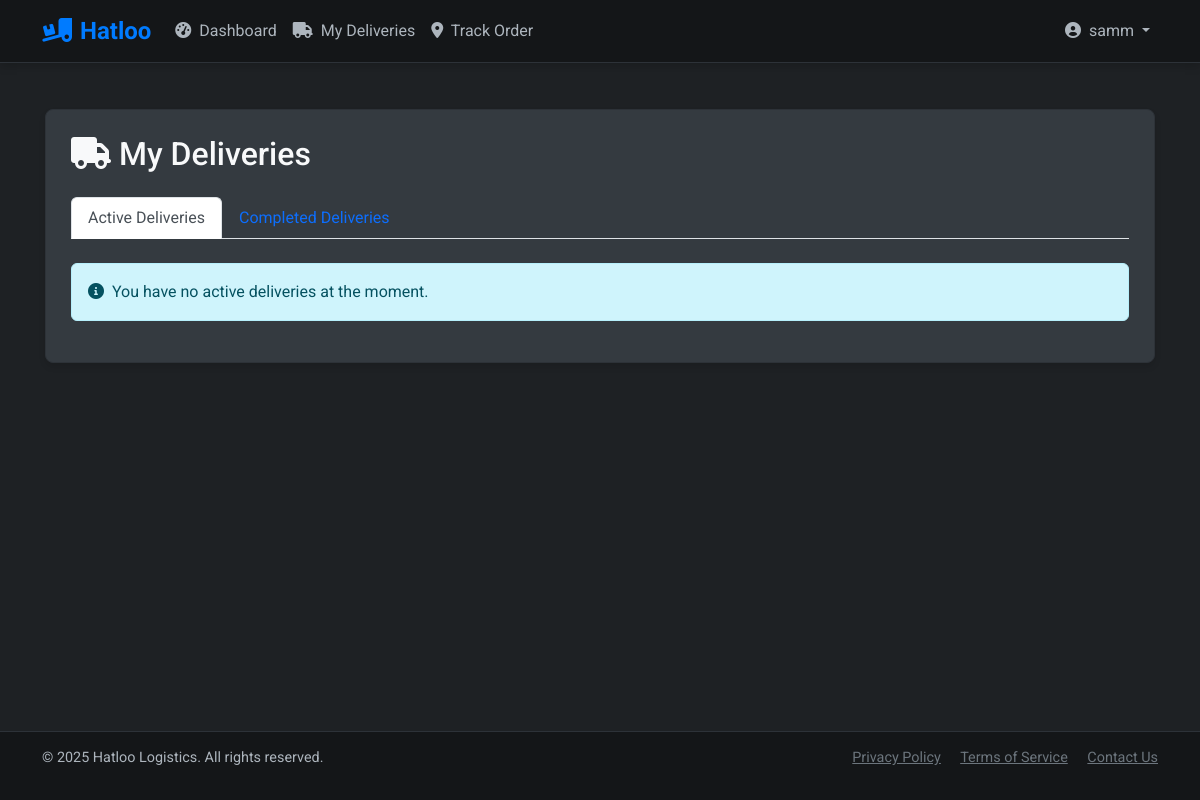
The page /driver/orders (signed in) on the database as committed earlier.
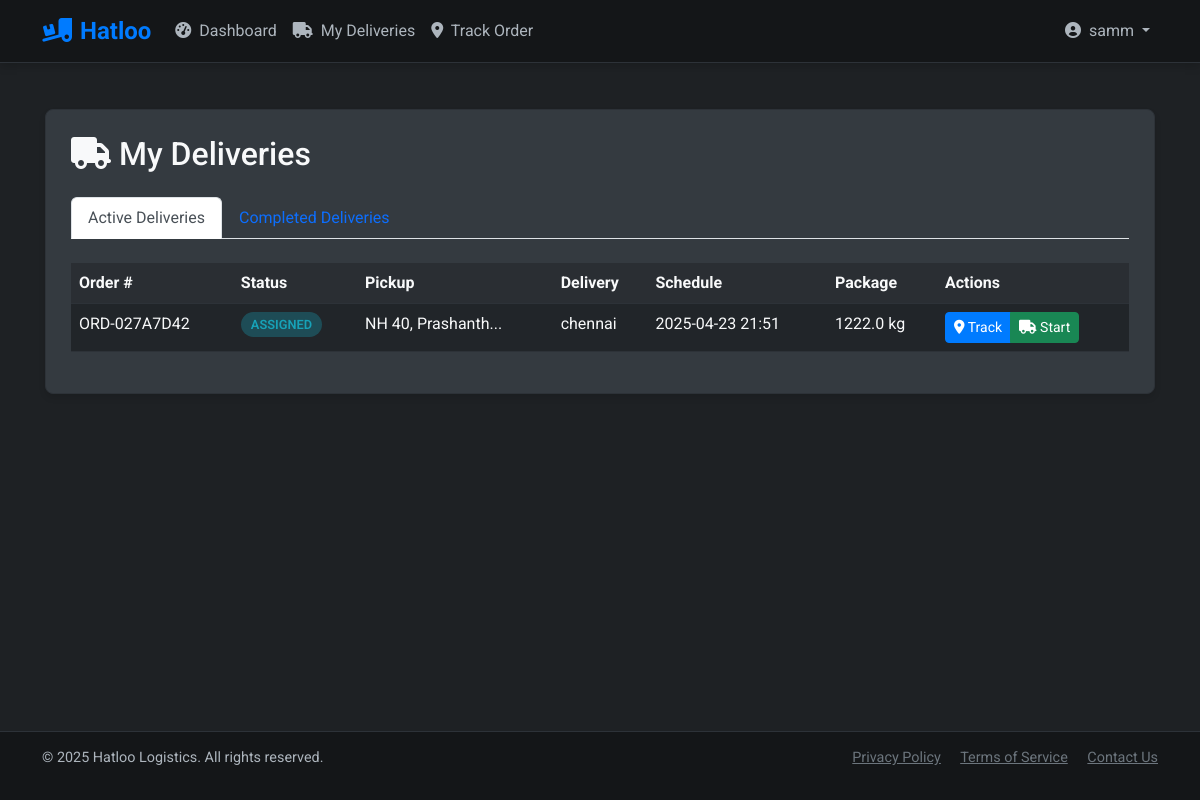
The same page on the database as committed later.
### models.py (models this page shows, shortened)
class Order(db.Model):
    id = db.Column(db.Integer, primary_key=True)
    customer_id = db.Column(db.Integer, db.ForeignKey('user.id'), nullable=False)
    driver_id = db.Column(db.Integer, db.ForeignKey('driver.id'), nullable=True)
    order_number = db.Column(db.String(20), unique=True, nullable=False)
    pickup_address = db.Column(db.String(255), nullable=False)
    pickup_lat = db.Column(db.Float, nullable=False)
    pickup_lng = db.Column(db.Float, nullable=False)
    delivery_address = db.Column(db.String(255), nullable=False)
    delivery_lat = db.Column(db.Float, nullable=False)
    delivery_lng = db.Column(db.Float, nullable=False)
    package_weight = db.Column(db.Float, nullable=False)
    package_description = db.Column(db.Text, nullable=True)
    status = db.Column(db.String(20), default=STATUS_PENDING)
    created_at = db.Column(db.DateTime, default=datetime.utcnow)
    scheduled_pickup = db.Column(db.DateTime, nullable=True)
    scheduled_delivery = db.Column(db.DateTime, nullable=True)
    actual_pickup = db.Column(db.DateTime, nullable=True)
    actual_delivery = db.Column(db.DateTime, nullable=True)
    statuses = db.relationship('DeliveryStatus', backref='order', lazy='dynamic')
    route = db.relationship('Route', backref='order', uselist=False)

### routes/drivers.py (the view)
    def decorated_function(*args, **kwargs):
        if not current_user.is_authenticated or not current_user.is_driver():
            flash('You do not have permission to access this page.', 'danger')
            return redirect(url_for('auth.login'))
        return f(*args, **kwargs)

### models.py (called while the page is built)
    def is_admin(self):
        return self.role == ROLE_ADMIN

    def is_driver(self):
        return self.role == ROLE_DRIVER

### routes/drivers.py (called while the page is built)
def driver_required(f):
    def decorated_function(*args, **kwargs):
        if not current_user.is_authenticated or not current_user.is_driver():
            flash('You do not have permission to access this page.', 'danger')
            return redirect(url_for('auth.login'))
        return f(*args, **kwargs)
    decorated_function.__name__ = f.__name__
    return login_required(decorated_function)

@drivers_bp.route('/orders')
@driver_required
def orders():
    driver = Driver.query.filter_by(user_id=current_user.id).first()
    orders = Order.query.filter_by(driver_id=driver.id).order_by(Order.created_at.desc()).all()
    return render_template('driver/orders.html',
                           title='My Deliveries',
                           driver=driver,
                           orders=orders)

### templates/driver/orders.html (shortened to what the changed rows need)
{% extends "layout.html" %}
{% block content %}
<div class="content-card">
    <h2 class="mb-4"><i class="fas fa-truck me-2"></i>My Deliveries</h2>
    <div class="tab-content" id="ordersTabContent">
        <div class="tab-pane fade show active" id="active-orders" role="tabpanel" aria-labelledby="active-tab">
            {% set active_orders = orders|selectattr('status', 'in', ['assigned', 'in_transit'])|list %}
            {% if active_orders %}
            <div class="table-responsive">
                <table class="table table-dark">
                    <thead>
                        <tr>
                            <th>Order #</th>
                            <th>Status</th>
                            <th>Pickup</th>
                            <th>Delivery</th>
                            <th>Schedule</th>
                            <th>Package</th>
                            <th>Actions</th>
                        </tr>
                    </thead>
                    <tbody>
                        {% for order in active_orders %}
                        <tr>
                            <td>{{ order.order_number }}</td>
                            <td>
                                <span class="status-badge status-{{ order.status }}">
                                    {{ order.status }}
                                </span>
                            </td>
                            <td>{{ order.pickup_address | truncate(25) }}</td>
                            <td>{{ order.delivery_address | truncate(25) }}</td>
                            <td>
                                {% if order.scheduled_delivery %}
                                    {{ order.scheduled_delivery.strftime('%Y-%m-%d %H:%M') }}
                                {% else %}
                                    Flexible
                                {% endif %}
                            </td>
                            <td>{{ order.package_weight }} kg</td>
                            <td>
                                <div class="btn-group">
                                    <a href="{{ url_for('orders.track', order_number=order.order_number) }}" class="btn btn-sm btn-primary">
                                        <i class="fas fa-map-marker-alt"></i> Track
                                    </a>
                                    {% if order.status == 'assigned' %}
                                    <button class="btn btn-sm btn-success" data-bs-toggle="modal" data-bs-target="#startDeliveryModal" data-order-id="{{ order.id }}">
                                        <i class="fas fa-truck"></i> Start
                                    </button>
                                    {% elif order.status == 'in_transit' %}
                                    <button class="btn btn-sm btn-success" data-bs-toggle="modal" data-bs-target="#completeDeliveryModal" data-order-id="{{ order.id }}">
                                        <i class="fas fa-check-circle"></i> Complete
                                    </button>
                                    {% endif %}
                                </div>
                            </td>
                        </tr>
                        {% endfor %}
                    </tbody>
                </table>
            </div>
            {% else %}
            <div class="alert alert-info">
                <i class="fas fa-info-circle me-2"></i>You have no active deliveries at the moment.
            </div>
            {% endif %}
        </div>
            {% set completed_orders = orders|selectattr('status', 'in', ['delivered', 'cancelled'])|list %}
    </div>
</div>
{% endblock %}

Rows that differ between the two databases and show on the page:
added Order: order_number "ORD-027A7D42", status "ASSIGNED", pickup_address "NH 40, Prashanth...", delivery_address "chennai", scheduled_delivery "2025-04-23 21:51", package_weight "1222.0"
Other text that changed with them:
text no longer shown: "You have no active deliveries at the moment."
text now shown: "Order # Status Pickup Delivery Schedule Package Actions"
